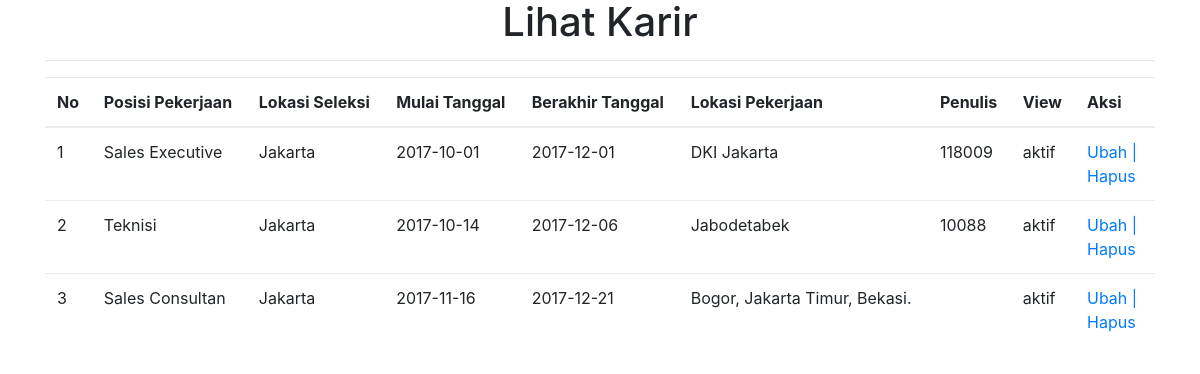
Page /admin/view_lwg.php (signed in) on the committed database.
### tables this page shows
CREATE TABLE `lowongan` (
  `id_lowongan` varchar(20) NOT NULL,
  `posisi_pekerjaan` varchar(35) NOT NULL,
  `lokasi_seleksi` varchar(35) NOT NULL,
  `tgl_mulai` date NOT NULL,
  `tgl_selesai` date NOT NULL,
  `deskripsi_pekerjaan` text NOT NULL,
  `jurusan_akademik` varchar(40) NOT NULL,
  `lokasi_pekerjaan` varchar(35) NOT NULL,
  `nip` varchar(15) NOT NULL,
  `view` enum('aktif','tidak aktif','','') NOT NULL
);

### admin/view_lwg.php (the view, shortened to what this page needs)
<?php
if(@$_SESSION['admin']){
?>
<!DOCTYPE html>
<html lang="en">
  <head>
    <link rel="stylesheet" href="bootstrap4/css/bootstrap.min.css">
    <link rel="stylesheet" href="bootstrap4/css/custom.css">
    <link rel="stylesheet" href="https://maxcdn.bootstrapcdn.com/font-awesome/4.7.0/css/font-awesome.min.css">
    <link rel="stylesheet" href="bootstrap4/css/dataTables.bootstrap4.css">
    <link rel="stylesheet" href="bootstrap4/css/dataTables.bootstrap4.min.css">
  </head>
<div class="container">
  <body style="background-color: transparent;">
         <h1 align="center">Lihat Karir</h1>
        <hr>
            <div class="row">
                <div class="col-md-12">
                    <table id="example" class="table table-responsive table-hover" cellspacing="0" width="100%">
                        <thead class="thead-dark">
                            <tr>
                                <th scope="col">No</th>
                                <th scope="col">Posisi Pekerjaan</th>
                                <th scope="col">Lokasi Seleksi</th>
                                <th scope="col">Mulai Tanggal</th>
                                <th scope="col">Berakhir Tanggal</th>
                                <th scope="col">Lokasi Pekerjaan</th>
                                <th scope="col">Penulis</th>
                                <th scope="col">View</th>
                                <th scope="col" width="80px">Aksi</th>
                            </tr>
                        </thead>
                        <tbody>
                            <?php
                            include "koneksi.php";
                            $query = "SELECT * FROM lowongan";
                            $sql = mysqli_query($connect, $query);
                            $no = 1 ;
                            while($data = mysqli_fetch_array($sql)){
                            ?>
                                <tr scope="row">
                                    <td><?php echo $no; ?> </td>
                                    <td><?php echo $data ['posisi_pekerjaan']; ?></td>
                                    <td><?php echo $data ['lokasi_seleksi']; ?></td>
                                    <td><?php echo $data ['tgl_mulai']; ?></td>
                                    <td><?php echo $data ['tgl_selesai']; ?></td>
                                    <td><?php echo $data ['lokasi_pekerjaan']; ?></td>
                                    <td><?php echo $data ['nip']; ?></td>
                                    <td><?php echo $data ['view']; ?></td>
                                    <td>
                                      <?php
                                        echo "<a href='up_lwg.php?id_lowongan=".$data['id_lowongan']."'>Ubah |
                                              <a href='del_lwg.php?id_lowongan=".$data['id_lowongan']."'>Hapus</a>";
                                       ?>
                                    </td>
                                </tr>
                                <?php
                               $no++;
                            }
                            ?>
                        </tbody>
                    </table>
                </div>
            </div>
</div>
  </body>
</html>
<?php
}else {
    include "illegal.php";
}
?>

### rows in the picture
lowongan: posisi_pekerjaan "Sales Executive", lokasi_seleksi "Jakarta", tgl_mulai "2017-10-01", tgl_selesai "2017-12-01", lokasi_pekerjaan "DKI Jakarta", nip "118009", view "aktif"
lowongan: posisi_pekerjaan "Teknisi", lokasi_seleksi "Jakarta", tgl_mulai "2017-10-14", tgl_selesai "2017-12-06", lokasi_pekerjaan "Jabodetabek", nip "10088", view "aktif"
lowongan: posisi_pekerjaan "Sales Consultan", lokasi_seleksi "Jakarta", tgl_mulai "2017-11-16", tgl_selesai "2017-12-21", lokasi_pekerjaan "Bogor, Jakarta Timur, Bekasi.", view "aktif"
